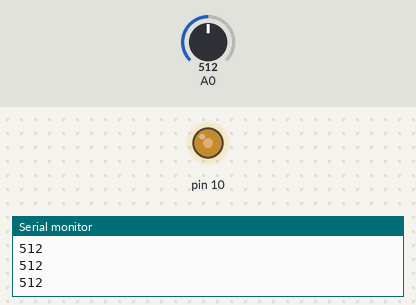
Recording of a sketch running on a simulated Arduino Uno, built with avr-gcc and run on an emulated ATmega328P. Shown: output pins drawn as LEDs (lit = HIGH), the last lines printed to the serial monitor. Inputs (shaded band) come from the test bench; at power-on: A0 = 512.

Above: at 1.2 s.
1.3 s: A0 set to 716
At 2.5 s:
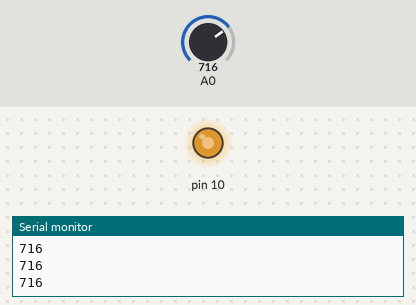
2.8 s: A0 set to 900
At 3.5 s:
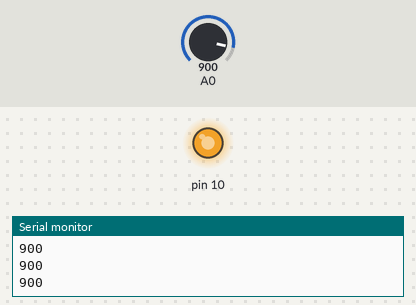
4.3 s: A0 set to 122
At 4.8 s:
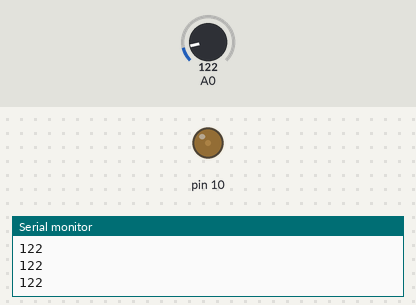
5.8 s: A0 set to 0
At 7.2 s:
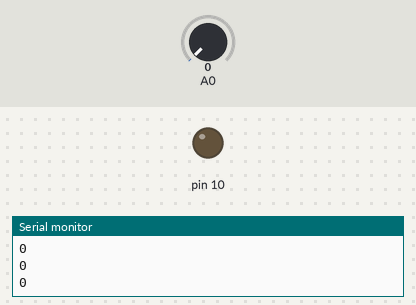
Timing chart, 0 to 8.3 s (numbered marks = the images above; inputs shaded):
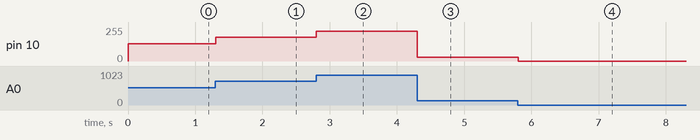

The sketch:

analog_pot.ino
```cpp
// an LED controlled by the analog input from a potentiometer
int val;

void setup() {
  // put your setup code here, to run once:
  pinMode(10, OUTPUT);
  Serial.begin(9600);
  // Analog ports are set as input by default
}

void loop() {
  // put your main code here, to run repeatedly:
  // Reads the analog input from the potentiometer
  val = analogRead(0);  // range is about 0-1024
  Serial.println(val);  // for debugging

  // Outputs to the LED
  analogWrite(10, val/4); // analog output limit is 255
  delay(10);
}
```

Measured:
- after the input at 1.3 s, pin 10: 128/255 → 179/255 at once
- after the input at 2.8 s, pin 10: 179/255 → 225/255 at once
- after the input at 4.3 s, pin 10: 225/255 → 30/255 at once
- after the input at 5.8 s, pin 10: 30/255 → 0/255 at once
